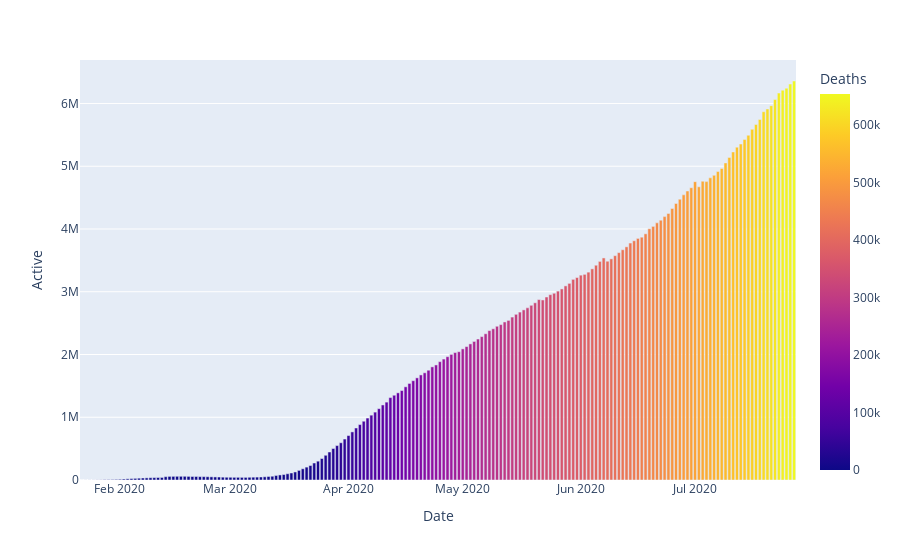

Notebook cell for this chart:
### Code cell
px.bar(date_df,x=date_df['Date'],y=date_df['Active'],color=date_df['Deaths'])

### Figure 1 — Plotly figure (JSON) as saved in the notebook; plotly's stock layout.template omitted (floating-point values rounded to 4 significant figures; data arrays with more than 128 entries replaced by an {"elided": "..."} marker saying what was removed)
{"data": [{"alignmentgroup": "True", "hovertemplate": "Date=%{x}<br>Active=%{y}<br>Deaths=%{marker.color}<extra></extra>", "legendgroup": "", "marker": {"color": {"elided": "188 int values"}, "coloraxis": "coloraxis", "pattern": {"shape": ""}}, "name": "", "offsetgroup": "", "orientation": "v", "showlegend": false, "textposition": "auto", "type": "bar", "x": {"elided": "188 str values"}, "xaxis": "x", "y": {"elided": "188 int values"}, "yaxis": "y"}], "layout": {"autosize": true, "barmode": "relative", "coloraxis": {"colorbar": {"title": {"text": "Deaths"}}, "colorscale": [[0, "#0d0887"], [0.1111, "#46039f"], [0.2222, "#7201a8"], [0.3333, "#9c179e"], [0.4444, "#bd3786"], [0.5556, "#d8576b"], [0.6667, "#ed7953"], [0.7778, "#fb9f3a"], [0.8889, "#fdca26"], [1, "#f0f921"]]}, "legend": {"tracegroupgap": 0}, "margin": {"t": 60}, "xaxis": {"anchor": "y", "autorange": true, "domain": [0, 1], "range": ["2020-01-21 12:00", "2020-07-27 12:00"], "showspikes": false, "title": {"text": "Date"}, "type": "date"}, "yaxis": {"anchor": "x", "autorange": true, "domain": [0, 1], "range": [0, 6693000.0], "showspikes": false, "title": {"text": "Active"}, "type": "linear"}}}
